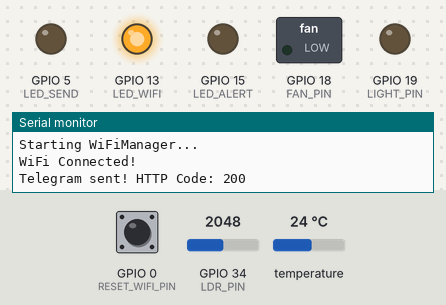
This sketch was run on a simulated ESP32. Shown: switched loads named in the sketch (green lamp = pin HIGH), output pins drawn as LEDs (lit = HIGH), the last lines printed to the serial monitor. The test bench sets the inputs (shaded band); at power-on: temperature 24 °C, GPIO 34 (LDR_PIN) = 2048, GPIO 0 (RESET_WIFI_PIN) HIGH. WiFi joins after 1.5 s; servers stay silent unless stated; uploads are accepted with an empty reply; web services answer with replies made up by the test bench.

Above: at 2.9 s.
3.0 s: temperature set to 31.4 °C
4.5 s: temperature set to 32.7 °C
At 6.1 s:
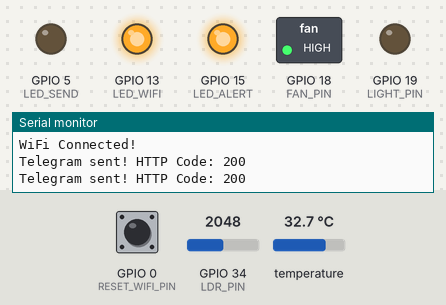
6.4 s: GPIO 34 (LDR_PIN) set to 2473
10.2 s: GPIO 34 (LDR_PIN) set to 2532
At 11.03 s:
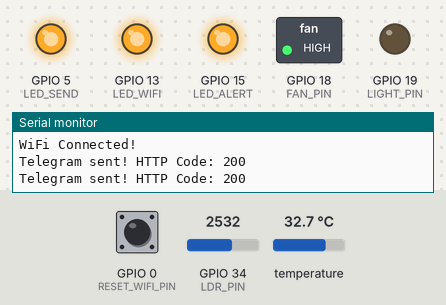
At 13.8 s:
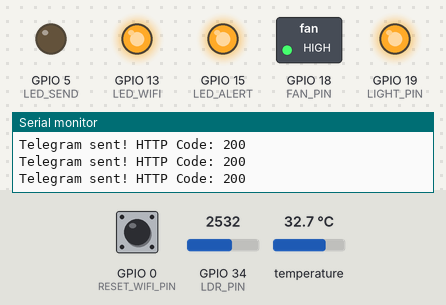
14.0 s: temperature set to 30.6 °C
15.7 s: temperature set to 29.2 °C
At 17.2 s:
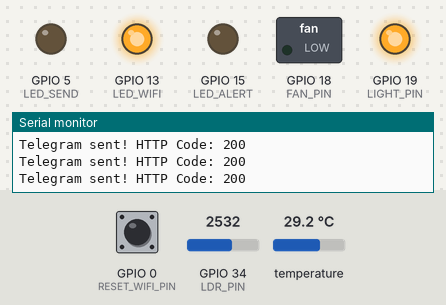
Timing chart, 0 to 33.5 s (numbered marks = the images above; inputs shaded):
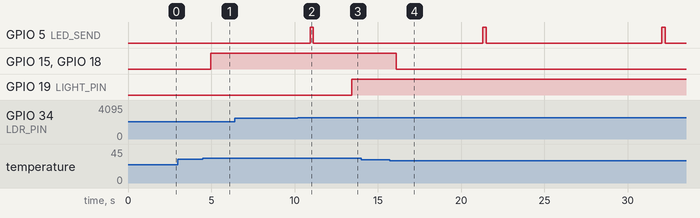

The sketch:

smart-pond-project-ESP32.ino
```cpp
#include <WiFi.h>
#include <HTTPClient.h>
#include <WiFiClientSecure.h>
#include <OneWire.h>
#include <DallasTemperature.h>
#include <WiFiManager.h>

// ================= ตั้งค่า Server และ Telegram =================
const char* serverName = "http://192.168.2.8/smart_pond_project/insert_data.php";
const char* controlName = "http://192.168.2.8/smart_pond_project/get_control.php"; // ลิงก์สำหรับรับคำสั่งจากเว็บ

String botToken = "8272809024:AAHYJep2KAHoabfwcubxBhyZWz7ecGBhLOM";
String chatId = "7631447998";

// ================= กำหนดขาอุปกรณ์ =================
#define LDR_PIN 34
#define ONE_WIRE_BUS 4
#define FAN_PIN 18
#define LIGHT_PIN 19
#define RELAY_ON HIGH
#define RELAY_OFF LOW
#define LED_WIFI 13
#define LED_ALERT 15
#define LED_SEND 5
#define RESET_WIFI_PIN 0

// ================= ตั้งค่าตัวแปร =================
OneWire oneWire(ONE_WIRE_BUS);
DallasTemperature sensors(&oneWire);

unsigned long lastReconnectAttempt = 0;

unsigned long lastTime = 0;
unsigned long timerDelay = 10000; // ส่งข้อมูลขึ้นเว็บทุก 10 วิ

unsigned long lastControlTime = 0;
unsigned long controlDelay = 3000; // ไปเช็คคำสั่งจากเว็บทุก 3 วิ (เพื่อให้ปุ่มกดตอบสนองไว)

unsigned long lightTimer = 0;
bool isHotReported = false;
bool isLightReported = false;

// ตัวแปรสำหรับโหมด Manual/Auto
String systemMode = "AUTO";
String manualFan = "OFF";
String manualLight = "OFF";

// ================= ฟังก์ชันส่ง Telegram =================
void sendTelegram(String message) {
  WiFiClientSecure client;
  client.setInsecure();
  HTTPClient http;
  String url = "https://api.telegram.org/bot" + botToken + "/sendMessage?chat_id=" + chatId + "&text=" + message;
  http.begin(client, url);
  int httpResponseCode = http.GET();
  if (httpResponseCode > 0) {
    Serial.print("Telegram sent! HTTP Code: "); Serial.println(httpResponseCode);
  } else {
    Serial.println("Error sending Telegram message");
  }
  http.end();
}

void setup() {
  Serial.begin(115200);
  pinMode(RESET_WIFI_PIN, INPUT_PULLUP);
  pinMode(FAN_PIN, OUTPUT);
  pinMode(LIGHT_PIN, OUTPUT);
  pinMode(LED_WIFI, OUTPUT);
  pinMode(LED_ALERT, OUTPUT);
  pinMode(LED_SEND, OUTPUT);

  digitalWrite(FAN_PIN, RELAY_OFF);
  digitalWrite(LIGHT_PIN, RELAY_OFF);

  sensors.begin();

  WiFiManager wm;
  Serial.println("Starting WiFiManager...");
  digitalWrite(LED_WIFI, LOW);

  bool res = wm.autoConnect("SmartPond_Setup", "12345678");
  if(!res) {
    Serial.println("Failed to connect");
    ESP.restart();
  } else {
    Serial.println("\nWiFi Connected!");
    WiFi.mode(WIFI_STA);
    digitalWrite(LED_WIFI, HIGH);
    sendTelegram("🐟 บ่อปลาอัจฉริยะ: ระบบพร้อมทำงานและเชื่อมต่อ WiFi สำเร็จแล้ว!");
  }
}

void loop() {
  // ================= 0. เช็คสถานะ WiFi แบบ Real-time =================
 if (WiFi.status() == WL_CONNECTED) {
    digitalWrite(LED_WIFI, HIGH); // เน็ตมา -> ไฟติดค้าง
  } else {
    // โหมดกระพริบไฟเมื่อเน็ตหลุด (ให้รู้ว่ากำลังพยายามต่อใหม่)
    digitalWrite(LED_WIFI, (millis() / 500) % 2);

    // สั่งให้กระตุ้นการเชื่อมต่อใหม่ ทุกๆ 10 วินาที
    if (millis() - lastReconnectAttempt > 10000) {
      Serial.println("WiFi connection lost. Trying to reconnect...");
      WiFi.disconnect(); // เคลียร์การเชื่อมต่อเก่าที่ค้างเอ๋อๆ ทิ้งก่อน
      WiFi.reconnect();  // บังคับให้พยายามเชื่อมต่อเน็ตบ้านใหม่อีกครั้ง
      lastReconnectAttempt = millis();
    }
  }

  // ================= 1. ไปเช็คคำสั่งจากหน้าเว็บ (ทุก 3 วินาที) =================
  if ((millis() - lastControlTime) > controlDelay) {
    if(WiFi.status() == WL_CONNECTED){
      HTTPClient http;
      http.begin(controlName);
      int httpCode = http.GET();
      if (httpCode > 0) {
        String payload = http.getString(); // ข้อมูลที่ได้จะเป็นก้อน เช่น "AUTO,OFF,ON"

        // แยกข้อความออกจากกัน
        int firstComma = payload.indexOf(',');
        int secondComma = payload.indexOf(',', firstComma + 1);

        if (firstComma > 0 && secondComma > 0) {
          systemMode = payload.substring(0, firstComma);
          manualFan = payload.substring(firstComma + 1, secondComma);
          manualLight = payload.substring(secondComma + 1);
        }
      }
      http.end();
    }
    lastControlTime = millis();
  }

  // ================= 2. อ่านค่าเซนเซอร์ =================
  sensors.requestTemperatures();
  float temperatureC = sensors.getTempCByIndex(0);
  int lightValue = analogRead(LDR_PIN);
  if (temperatureC == -127.00) temperatureC = 0.0; // กันค่า Error

  // ================= 3. ระบบควบคุม (แยก AUTO กับ MANUAL) =================
  if (systemMode == "AUTO") {
    // ----------------- โหมดอัตโนมัติ (เซนเซอร์ควบคุม) -----------------

    // พัดลม Auto
    if (temperatureC > 32.0) {
      digitalWrite(FAN_PIN, RELAY_ON);
      digitalWrite(LED_ALERT, HIGH);
      if (!isHotReported) {
        sendTelegram("⚠️ แจ้งเตือน: อุณหภูมิน้ำสูงเกินกำหนด (" + String(temperatureC) + " °C) ระบบกำลังเปิดพัดลมระบายความร้อน 🌪️");
        isHotReported = true;
      }
    }
    else if (temperatureC > 0 && temperatureC < 30.0) {
      digitalWrite(FAN_PIN, RELAY_OFF);
      digitalWrite(LED_ALERT, LOW);
      if (isHotReported) {
        sendTelegram("✅ อัปเดต: อุณหภูมิน้ำกลับสู่สภาวะปกติ (" + String(temperatureC) + " °C) ระบบปิดพัดลมแล้ว");
        isHotReported = false;
      }
    }

    // ไฟ Auto
    if (lightValue > 2500) {
      if (millis() - lightTimer > 3000) {
        digitalWrite(LIGHT_PIN, RELAY_ON);
        if (!isLightReported) {
          sendTelegram("💡 อัปเดต: บรรยากาศมืดลง ระบบกำลังเปิดไฟบ่อปลาครับ");
          isLightReported = true;
        }
      }
    }
    else if (lightValue < 1500) {
      digitalWrite(LIGHT_PIN, RELAY_OFF);
      lightTimer = millis();
      if (isLightReported) {
        sendTelegram("☀️ อัปเดต: แสงสว่างเพียงพอ ระบบปิดไฟบ่อปลาแล้วครับ");
        isLightReported = false;
      }
    } else {
      lightTimer = millis();
    }

  } else {
    // ----------------- โหมด MANUAL (หน้าเว็บควบคุม) -----------------
    // ปิดไฟเหลืองแจ้งเตือนทิ้งไปก่อน
    digitalWrite(LED_ALERT, LOW);

    // ควบคุมพัดลม
    if (manualFan == "ON") {
      digitalWrite(FAN_PIN, RELAY_ON);
    } else {
      digitalWrite(FAN_PIN, RELAY_OFF);
    }

    // ควบคุมไฟส่องสว่าง
    if (manualLight == "ON") {
      digitalWrite(LIGHT_PIN, RELAY_ON);
    } else {
      digitalWrite(LIGHT_PIN, RELAY_OFF);
    }

    // รีเซ็ตการแจ้งเตือน Telegram (เพื่อให้พอกลับไปโหมด Auto มันจะได้เตือนใหม่ได้)
    isHotReported = false;
    isLightReported = false;
  }

  // ================= 4. ส่งข้อมูลเข้า Database =================
  if ((millis() - lastTime) > timerDelay) {
    if(WiFi.status() == WL_CONNECTED){
      HTTPClient http;
      digitalWrite(LED_SEND, HIGH);
      http.begin(serverName);
      http.addHeader("Content-Type", "application/x-www-form-urlencoded");

      String fanStatus = (digitalRead(FAN_PIN) == RELAY_ON) ? "ON" : "OFF";
      String lightStatus = (digitalRead(LIGHT_PIN) == RELAY_ON) ? "ON" : "OFF";

      String httpRequestData = "api_key=SmartPond_Secret_1234!&temperature=" + String(temperatureC)
                             + "&light_level=" + String(lightValue)
                             + "&fan_status=" + fanStatus
                             + "&light_status=" + lightStatus;

      int httpResponseCode = http.POST(httpRequestData);
      http.end();
      digitalWrite(LED_SEND, LOW);
    }
    lastTime = millis();
  }

  // ================= 5. เช็คการกดปุ่ม BOOT เพื่อรีเซ็ต WiFi =================
  if (digitalRead(RESET_WIFI_PIN) == LOW) {
    delay(3000);
    if (digitalRead(RESET_WIFI_PIN) == LOW) {
      sendTelegram("🔄 สั่งรีเซ็ต WiFi เรียบร้อยแล้ว! กรุณาตั้งค่าเครือข่ายใหม่");
      delay(1000);
      WiFiManager wm;
      wm.resetSettings();
      ESP.restart();
    }
  }
}
```

Measured:
- the behaviour switches between 32 and 32.1 °C on temperature (found by bisection; images 0 and 1)
- the behaviour switches between 2500 and 2501 on GPIO 34 (LDR_PIN) (found by bisection; images 1 and 2)
- the behaviour switches between 30 and 29.9 °C on temperature (found by bisection; images 3 and 4)
- after the input at 3.0 s, every drawn part: stays the same
- after the input at 4.5 s, GPIO 15 (LED_ALERT), GPIO 18 (FAN_PIN): LOW → HIGH after 0.48 s
- after the input at 6.4 s, every drawn part: stays the same
- after the input at 10.2 s, GPIO 19 (LIGHT_PIN): LOW → HIGH after 3.2 s
- after the input at 14.0 s, every drawn part: stays the same
- after the input at 15.7 s, GPIO 15 (LED_ALERT), GPIO 18 (FAN_PIN): HIGH → LOW after 0.42 s
- by itself, GPIO 5 (LED_SEND): alternates HIGH for 0.20 s and LOW for 10.5 s
